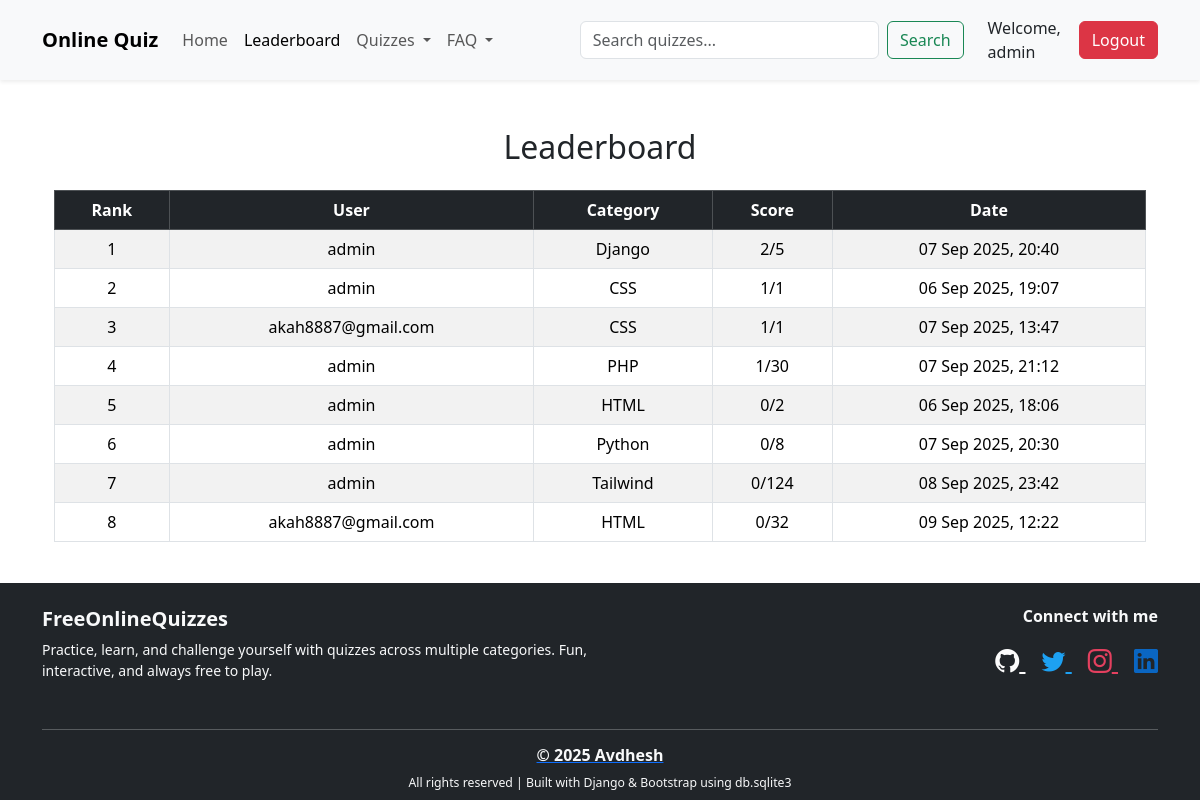
Page /leaderboard/ (signed in) on the committed database.
### mainapp/models.py (models this page shows, shortened)
class Leaderboard(models.Model):
    user = models.ForeignKey(User, on_delete=models.CASCADE)
    category = models.CharField(max_length=50)
    score = models.IntegerField()
    total = models.IntegerField()
    date = models.DateTimeField(auto_now_add=True)

### mainapp/views.py (the view)
@login_required(login_url="login")
def leaderboard_view(request):
    scores = Leaderboard.objects.order_by("-score", "date")[:20]  # top 20
    return render(request, "leaderboard.html", {"scores": scores})

### mainapp/context_processors.py (called while the page is built)
def session_settings(request):
    return {
        "settings": {
            "SESSION_COOKIE_AGE": getattr(settings, "SESSION_COOKIE_AGE", 1800),
            "SESSION_TIMEOUT_WARNING": getattr(
                settings, "SESSION_TIMEOUT_WARNING", 300
            ),
        }
    }

### mainapp/templates/leaderboard.html (shortened to what this page needs)
{% extends "base.html" %}
{% block content %}
<div class="container mt-4">
    <h2 class="text-center mb-4">Leaderboard</h2>
    <div class="table-responsive">
        <table class="table table-striped table-bordered text-center align-middle">
            <thead class="table-dark">
                <tr>
                    <th>Rank</th>
                    <th>User</th>
                    <th>Category</th>
                    <th>Score</th>
                    <th>Date</th>
                </tr>
            </thead>
            <tbody>
                {% for score in scores %}
                <tr>
                    <td>{{ forloop.counter }}</td>
                    <td>{{ score.user.username }}</td>
                    <td>{{ score.category }}</td>
                    <td>{{ score.score }}/{{ score.total }}</td>
                    <td>{{ score.date|date:"d M Y, H:i" }}</td>
                </tr>
                {% empty %}
                <tr>
                    <td colspan="5">No scores yet. Be the first!</td>
                </tr>
                {% endfor %}
            </tbody>
        </table>
    </div>
</div>
{% endblock %}

### mainapp/templates/base.html (shortened to what this page needs)
{% load static %}
</head>
<body data-user-authenticated="{% if user.is_authenticated %}true{% else %}false{% endif %}"
    data-session-timeout="{{ settings.SESSION_COOKIE_AGE|default:1800 }}"
    data-warning-time="{{ settings.SESSION_TIMEOUT_WARNING|default:300 }}">
    <html lang="en">
    <head>
        <link href="https://cdn.jsdelivr.net/npm/bootstrap@5.3.3/dist/css/bootstrap.min.css" rel="stylesheet">
        <link rel="stylesheet" href="{% static 'css/style.css' %}">
        <link rel="stylesheet" href="https://cdnjs.cloudflare.com/ajax/libs/font-awesome/6.5.1/css/all.min.css">
        <link href="https://cdn.jsdelivr.net/npm/bootstrap-icons/font/bootstrap-icons.css" rel="stylesheet">
    </head>
    <body>
        <nav class="navbar navbar-expand-lg bg-body-tertiary shadow-sm">
            <div class="container my-2">
                <a class="navbar-brand fw-bold" href="{% url 'index' %}">Online Quiz</a>
                <div class="collapse navbar-collapse" id="navbarSupportedContent">
                    <ul class="navbar-nav me-auto mb-2 mb-lg-0">
                        <li class="nav-item">
                            <a class="nav-link {% if request.resolver_match.url_name == 'index' %}active{% endif %}"
                                href="{% url 'index' %}">Home</a>
                        </li>
                        <li class="nav-item">
                            <a class="nav-link {% if request.resolver_match.url_name == 'leaderboard' %}active{% endif %}"
                                href="{% url 'leaderboard' %}">Leaderboard</a>
                        </li>
                        <li class="nav-item dropdown">
                            <a class="nav-link dropdown-toggle" href="#" role="button" data-bs-toggle="dropdown"
                                aria-expanded="false">
                                Quizzes
                            </a>
                        </li>
                        <li class="nav-item dropdown">
                            <a class="nav-link dropdown-toggle" href="#" role="button" data-bs-toggle="dropdown"
                                aria-expanded="false">
                                FAQ
                            </a>
                        </li>
                    </ul>
                    <div class="d-none d-lg-flex align-items-center" style="max-width:600px; margin-left: auto;">
                        <form class="d-flex w-100 me-2 mb-0" role="search">
                            <input class="form-control me-2" type="search" placeholder="Search quizzes..."
                                aria-label="Search">
                            <button class="btn btn-outline-success" type="submit">Search</button>
                        </form>
                        {% if user.is_authenticated %}
                        <span class="ms-3">Welcome, {{ user.username }}</span>
                        <a href="{% url 'logout' %}" class="btn btn-danger ms-2">Logout</a>
                        {% else %}
                        <a href="{% url 'login' %}" class="btn btn-primary ms-2">Login</a>
                        {% endif %}
                    </div>
                </div>
            </div>
        </nav>
        <main class="container my-4">
            {% block content %}
            {% endblock %}
        </main>
        <footer class="bg-dark text-light pt-4 mt-auto">
            <div class="container text-center text-md-start">
                <div class="row">
                    <div class="col-md-6 mb-3">
                        <h5 class="fw-bold">FreeOnlineQuizzes</h5>
                        <p class="small">
                            Practice, learn, and challenge yourself with quizzes across multiple categories.
                            Fun, interactive, and always free to play.
                        </p>
                    </div>
                    <div class="col-md-6 text-center text-md-end">
                        <h6 class="fw-bold mb-3">Connect with me</h6>
                        <a href="https://github.com/Avdhesh-maurya" target="_blank" class="me-3 fs-4 social-link"
                            style="color: #fcfcfc;">
                            <i class="bi bi-github"></i>
                        </a>
                        <a href="https://twitter.com/Avdhesh_kumar08" target="_blank" class="me-3 fs-4 social-link"
                            style="color: #1DA1F2;">
                            <i class="bi bi-twitter"></i>
                        </a>
                        <a href="https://instagram.com" target="_blank" class="me-3 fs-4 social-link"
                            style="color: #E4405F;">
                            <i class="bi bi-instagram"></i>
                        </a>
                        <a href="https://linkedin.com/in/avdhesh-kumar07" target="_blank" class="fs-4 social-link"
                            style="color: #0A66C2;">
                            <i class="bi bi-linkedin"></i>
                        </a>
                    </div>
                </div>
                <hr class="my-3 border-light" />
                <div class="text-center small">
                    <a href="http://localhost:8000/admin">
                        <h6 class="fw-bold text-light" id="copyright">© 2025 Avdhesh</h6>
                    </a>
                    <p class="small mb-0 pb-2">All rights reserved | Built with Django & Bootstrap using db.sqlite3</p>
                </div>
            </div>
        </footer>
    </body>
    </html>

### mainapp/static/css/style.css (style rules this page uses)
html, body { height: 100%; margin: 0; display: flex; flex-direction: column; }
footer { margin-top: auto; }
.social-link { transition: transform 0.3s ease, opacity 0.3s ease; }

### rows in the picture
Leaderboard: user.username "admin", category "Django", score "2", total "5", date "07 Sep 2025, 20:40"
Leaderboard: user.username "admin", category "CSS", score "1", total "1", date "06 Sep 2025, 19:07"
Leaderboard: user.username "akah8887@gmail.com", category "CSS", score "1", total "1", date "07 Sep 2025, 13:47"
Leaderboard: user.username "admin", category "PHP", score "1", total "30", date "07 Sep 2025, 21:12"
Leaderboard: user.username "admin", category "HTML", score "0", total "2", date "06 Sep 2025, 18:06"
Leaderboard: user.username "admin", category "Python", score "0", total "8", date "07 Sep 2025, 20:30"
Leaderboard: user.username "admin", category "Tailwind", score "0", total "124", date "08 Sep 2025, 23:42"
Leaderboard: user.username "akah8887@gmail.com", category "HTML", score "0", total "32", date "09 Sep 2025, 12:22"

### other values in the picture
{{ user.username }} "admin"
